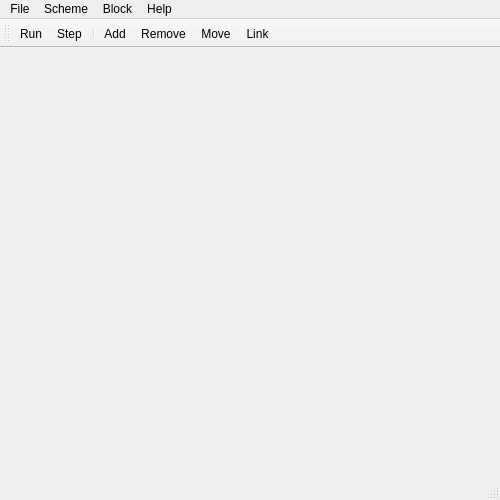
<?xml version="1.0" encoding="UTF-8"?>
<ui version="4.0">
 <class>MainWindow</class>
 <widget class="QMainWindow" name="MainWindow">
  <property name="geometry">
   <rect>
    <x>0</x>
    <y>0</y>
    <width>500</width>
    <height>500</height>
   </rect>
  </property>
  <property name="windowTitle">
   <string>BlockEditor</string>
  </property>
  <widget class="QWidget" name="centralWidget">
   <widget class="SchemeView" name="schemeView" native="true">
    <property name="geometry">
     <rect>
      <x>10</x>
      <y>10</y>
      <width>471</width>
      <height>381</height>
     </rect>
    </property>
   </widget>
  </widget>
  <widget class="QMenuBar" name="menuBar">
   <property name="geometry">
    <rect>
     <x>0</x>
     <y>0</y>
     <width>500</width>
     <height>22</height>
    </rect>
   </property>
   <widget class="QMenu" name="menuFile">
    <property name="title">
     <string>File</string>
    </property>
    <addaction name="actionNew_File"/>
    <addaction name="actionOpen_File"/>
    <addaction name="actionSave_File"/>
    <addaction name="actionClose_File"/>
    <addaction name="separator"/>
    <addaction name="actionExit"/>
   </widget>
   <widget class="QMenu" name="menuScheme">
    <property name="title">
     <string>Scheme</string>
    </property>
    <addaction name="actionRun"/>
    <addaction name="actionStep"/>
   </widget>
   <widget class="QMenu" name="menuHelp">
    <property name="title">
     <string>Help</string>
    </property>
    <addaction name="actionAbout_BlockEditor"/>
    <addaction name="actionCredits"/>
   </widget>
   <widget class="QMenu" name="menuBlock">
    <property name="title">
     <string>Block</string>
    </property>
    <addaction name="actionAdd"/>
    <addaction name="actionRemove"/>
    <addaction name="actionMove"/>
    <addaction name="actionLink"/>
   </widget>
   <addaction name="menuFile"/>
   <addaction name="menuScheme"/>
   <addaction name="menuBlock"/>
   <addaction name="menuHelp"/>
  </widget>
  <widget class="QToolBar" name="mainToolBar">
   <property name="windowTitle">
    <string>ToolBar</string>
   </property>
   <attribute name="toolBarArea">
    <enum>TopToolBarArea</enum>
   </attribute>
   <attribute name="toolBarBreak">
    <bool>false</bool>
   </attribute>
   <addaction name="actionRun"/>
   <addaction name="actionStep"/>
   <addaction name="separator"/>
   <addaction name="actionAdd"/>
   <addaction name="actionRemove"/>
   <addaction name="actionMove"/>
   <addaction name="actionLink"/>
  </widget>
  <widget class="QStatusBar" name="statusBar"/>
  <action name="actionNew_File">
   <property name="text">
    <string>New File</string>
   </property>
  </action>
  <action name="actionOpen_File">
   <property name="text">
    <string>Open File</string>
   </property>
  </action>
  <action name="actionSave_File">
   <property name="text">
    <string>Save File</string>
   </property>
  </action>
  <action name="actionClose_File">
   <property name="text">
    <string>Close File</string>
   </property>
  </action>
  <action name="actionExit">
   <property name="text">
    <string>Exit</string>
   </property>
  </action>
  <action name="actionAbout_BlockEditor">
   <property name="text">
    <string>About BlockEditor</string>
   </property>
  </action>
  <action name="actionRun">
   <property name="icon">
    <iconset resource="imagesresource.qrc">
     <normaloff>:/toolbar/img/buttons/run.png</normaloff>:/toolbar/img/buttons/run.png</iconset>
   </property>
   <property name="text">
    <string>Run</string>
   </property>
  </action>
  <action name="actionStep">
   <property name="icon">
    <iconset resource="imagesresource.qrc">
     <normaloff>:/toolbar/img/buttons/step-forward.png</normaloff>:/toolbar/img/buttons/step-forward.png</iconset>
   </property>
   <property name="text">
    <string>Step</string>
   </property>
  </action>
  <action name="actionCredits">
   <property name="text">
    <string>Credits</string>
   </property>
  </action>
  <action name="actionAdd">
   <property name="icon">
    <iconset resource="imagesresource.qrc">
     <normaloff>:/toolbar/img/buttons/add.png</normaloff>:/toolbar/img/buttons/add.png</iconset>
   </property>
   <property name="text">
    <string>Add</string>
   </property>
  </action>
  <action name="actionMove">
   <property name="icon">
    <iconset resource="imagesresource.qrc">
     <normaloff>:/toolbar/img/buttons/move.png</normaloff>:/toolbar/img/buttons/move.png</iconset>
   </property>
   <property name="text">
    <string>Move</string>
   </property>
  </action>
  <action name="actionRemove">
   <property name="icon">
    <iconset resource="imagesresource.qrc">
     <normaloff>:/toolbar/img/buttons/remove.png</normaloff>:/toolbar/img/buttons/remove.png</iconset>
   </property>
   <property name="text">
    <string>Remove</string>
   </property>
  </action>
  <action name="actionLink">
   <property name="icon">
    <iconset resource="imagesresource.qrc">
     <normaloff>:/toolbar/img/buttons/link.png</normaloff>:/toolbar/img/buttons/link.png</iconset>
   </property>
   <property name="text">
    <string>Link</string>
   </property>
  </action>
 </widget>
 <layoutdefault spacing="6" margin="11"/>
 <customwidgets>
  <customwidget>
   <class>SchemeView</class>
   <extends>QWidget</extends>
   <header>schemeview.h</header>
   <container>1</container>
  </customwidget>
 </customwidgets>
 <resources>
  <include location="imagesresource.qrc"/>
 </resources>
 <connections/>
</ui>
